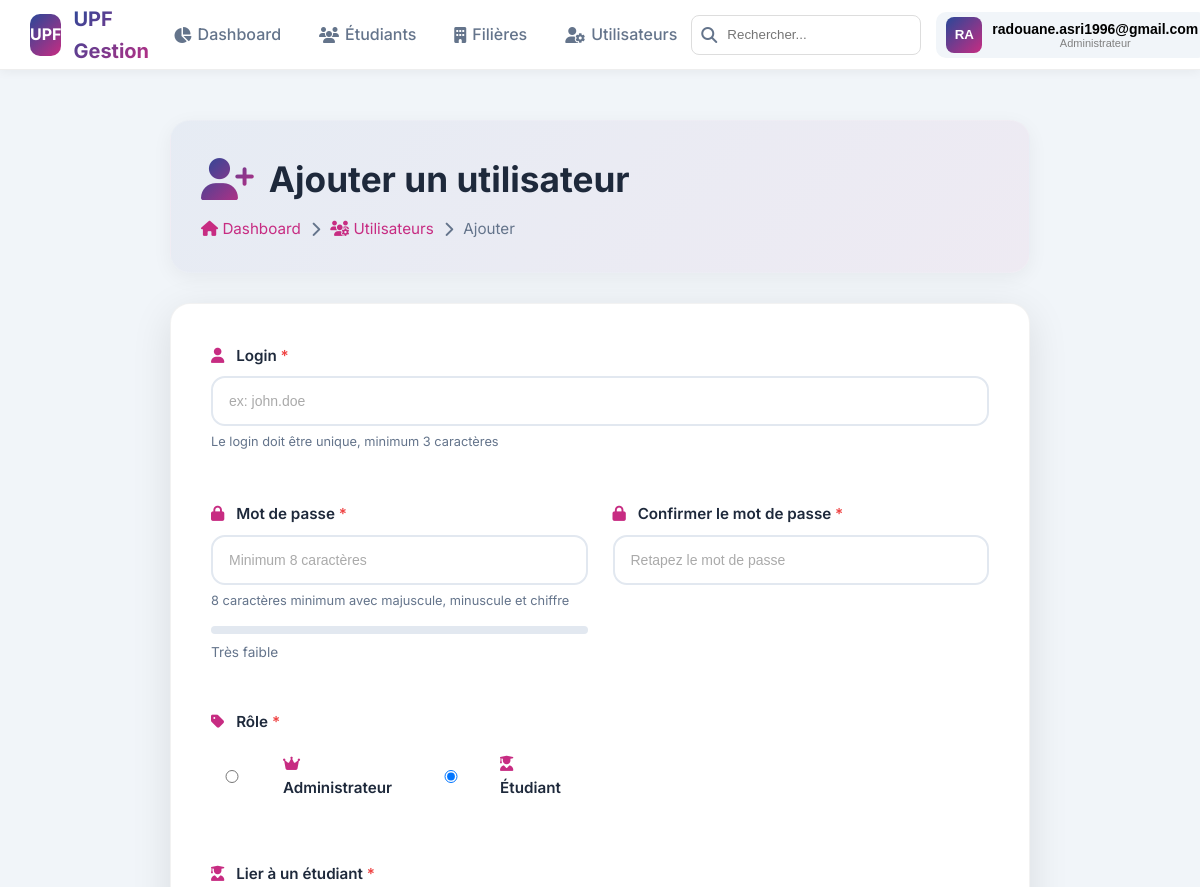
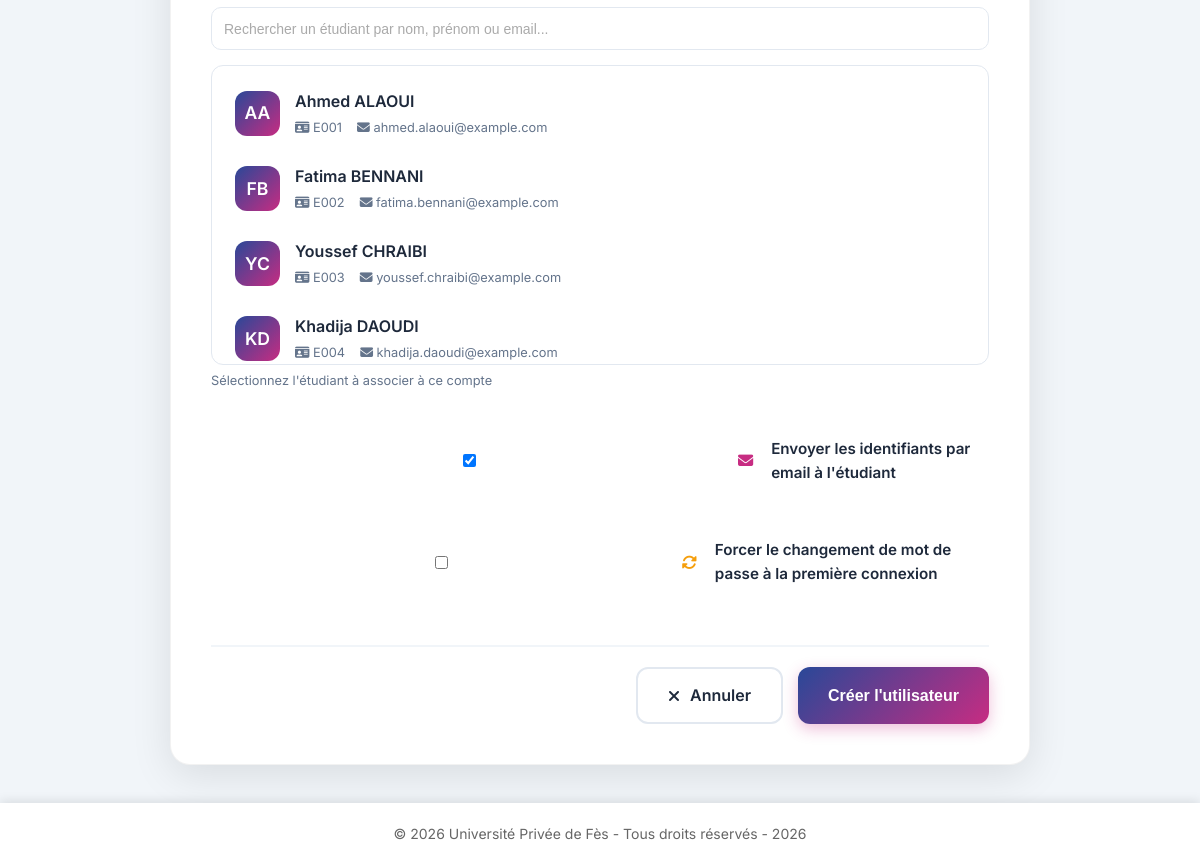
Page /admin/utilisateurs/ajouter.php (signed in) on the committed database (2 pictures, top to bottom).
### tables this page shows
CREATE TABLE `etudiants` (
  `Code` varchar(10) NOT NULL,
  `Nom` varchar(50) NOT NULL,
  `Prenom` varchar(50) NOT NULL,
  `Filiere` varchar(10) DEFAULT NULL,
  `FNote` decimal(4,2) DEFAULT NULL,
  `Photo` varchar(255) DEFAULT NULL,
  `date_naissance` date DEFAULT NULL,
  `email` varchar(100) DEFAULT NULL,
  `telephone` varchar(20) DEFAULT NULL,
  `created_at` datetime NOT NULL
);

### admin/utilisateurs/ajouter.php (the view, shortened to what this page needs)
<?php
require_once '../../includes/header.php';
$pdo = getConnexion();
$stmt = $pdo->query("SELECT Code, Nom, Prenom, email FROM etudiants ORDER BY Nom, Prenom");
$etudiants = $stmt->fetchAll();
?>
<div class="form-page">
    <div class="form-header">
        <h1>
            <i class="fas fa-user-plus"></i>
            Ajouter un utilisateur
        </h1>
        <div class="breadcrumb">
            <a href="../dashboard.php"><i class="fas fa-home"></i> Dashboard</a>
            <i class="fas fa-chevron-right"></i>
            <a href="liste.php"><i class="fas fa-users-cog"></i> Utilisateurs</a>
            <i class="fas fa-chevron-right"></i>
            <span>Ajouter</span>
        </div>
    </div>
    <form class="modern-form" id="userForm" action="ajouter_traitement.php" method="POST">
        <div class="form-grid">
            <div class="form-group full-width">
                <label>
                    <i class="fas fa-user"></i>
                    Login <span style="color: var(--danger);">*</span>
                </label>
                <input type="text"
                       name="login"
                       id="login"
                       required
                       placeholder="ex: john.doe"
                       autocomplete="off"
                       onkeyup="checkLoginAvailability(this.value)">
                <small>Le login doit être unique, minimum 3 caractères</small>
            </div>
            <div class="form-group">
                <label>
                    <i class="fas fa-lock"></i>
                    Mot de passe <span style="color: var(--danger);">*</span>
                </label>
                <input type="password"
                       name="password"
                       id="password"
                       required
                       placeholder="Minimum 8 caractères"
                       onkeyup="checkPasswordStrength(this.value)">
                <small>8 caractères minimum avec majuscule, minuscule et chiffre</small>
                <div class="password-strength">
                    <div class="strength-meter">
                    </div>
                    <span class="strength-text" id="strengthText">Très faible</span>
                </div>
            </div>
            <div class="form-group">
                <label>
                    <i class="fas fa-lock"></i>
                    Confirmer le mot de passe <span style="color: var(--danger);">*</span>
                </label>
                <input type="password"
                       name="confirm_password"
                       id="confirm_password"
                       required
                       placeholder="Retapez le mot de passe"
                       onkeyup="checkPasswordMatch()">
            </div>
            <div class="form-group full-width">
                <label>
                    <i class="fas fa-tag"></i>
                    Rôle <span style="color: var(--danger);">*</span>
                </label>
                <div style="display: flex; gap: 20px; margin-top: 10px;">
                    <label style="display: flex; align-items: center; gap: 10px; cursor: pointer;">
                        <input type="radio" name="role" value="admin" onchange="toggleStudentSelection()">
                        <span class="role-badge role-admin" style="padding: 8px 20px;">
                            <i class="fas fa-crown"></i>
                            Administrateur
                        </span>
                    </label>
                    <label style="display: flex; align-items: center; gap: 10px; cursor: pointer;">
                        <input type="radio" name="role" value="user" checked onchange="toggleStudentSelection()">
                        <span class="role-badge role-user" style="padding: 8px 20px;">
                            <i class="fas fa-user-graduate"></i>
                            Étudiant
                        </span>
                    </label>
                </div>
            </div>
            <div class="form-group full-width" id="studentSelection" style="display: block;">
                <label>
                    <i class="fas fa-user-graduate"></i>
                    Lier à un étudiant <span style="color: var(--danger);">*</span>
                </label>
                <div class="student-search">
                    <input type="text" id="studentSearch" placeholder="Rechercher un étudiant par nom, prénom ou email...">
                </div>
                <div class="student-list" id="studentList">
                    <?php foreach ($etudiants as $e): ?>
                    <div class="student-item" onclick="selectStudent('<?php echo $e['Code']; ?>', this)">
                        <div class="student-avatar">
                            <?php echo strtoupper(substr($e['Prenom'], 0, 1) . substr($e['Nom'], 0, 1)); ?>
                        </div>
                        <div class="student-info">
                            <div class="student-name"><?php echo htmlspecialchars($e['Prenom'] . ' ' . $e['Nom']); ?></div>
                            <div class="student-details">
                                <span><i class="fas fa-id-card"></i> <?php echo $e['Code']; ?></span>
                                <span><i class="fas fa-envelope"></i> <?php echo $e['email'] ?: 'Email non renseigné'; ?></span>
                            </div>
                        </div>
                    </div>
                    <?php endforeach; ?>
                </div>
                <small>Sélectionnez l'étudiant à associer à ce compte</small>
            </div>
            <div class="form-group full-width">
                <label style="display: flex; align-items: center; gap: 10px; cursor: pointer;">
                    <input type="checkbox" name="send_email" value="1" checked>
                    <i class="fas fa-envelope" style="color: var(--upf-pink);"></i>
                    Envoyer les identifiants par email à l'étudiant
                </label>
            </div>
            <div class="form-group full-width">
                <label style="display: flex; align-items: center; gap: 10px; cursor: pointer;">
                    <input type="checkbox" name="force_password_change" value="1">
                    <i class="fas fa-sync-alt" style="color: var(--warning);"></i>
                    Forcer le changement de mot de passe à la première connexion
                </label>
            </div>
        </div>
        <div class="form-actions">
            <a href="liste.php" class="btn btn-secondary">
                <i class="fas fa-times"></i>
                Annuler
            </a>
            <button type="submit" class="btn btn-primary" id="submitBtn">
                <span class="btn-text">Créer l'utilisateur</span>
            </button>
        </div>
    </form>
</div>
<?php require_once '../../includes/footer.php'; ?>

### assets/style.css (style rules this page uses)
:root { --upf-blue: #294898; --upf-pink: #C72C82; --upf-gray: #f5f5f5; --white: #ffffff; --dark: #333333; --success: #28a745; --danger: #dc3545; --warning: #ffc107; --info: #17a2b8; }
* { margin: 0; padding: 0; box-sizing: border-box; }
body { font-family: 'Segoe UI', Tahoma, Geneva, Verdana, sans-serif; background: linear-gradient(135deg, var(--upf-blue) 0%, var(--upf-pink) 100%); min-height: 100vh; line-height: 1.6; }
.form-group { margin-bottom: 20px; }
.form-group label { display: block; margin-bottom: 5px; color: var(--dark); font-weight: 600; font-size: 14px; }
.form-group input { width: 100%; padding: 12px 15px; border: 2px solid #e0e0e0; border-radius: 8px; font-size: 16px; transition: all 0.3s ease; }
.form-group input::placeholder { color: #aaa; font-size: 14px; }
.btn { display: inline-block; padding: 10px 20px; border: none; border-radius: 5px; font-size: 14px; cursor: pointer; text-decoration: none; transition: all 0.3s ease; }
.btn-primary { background: var(--upf-blue); color: white; }

### includes/header.php (style rules this page uses)
:root { --upf-blue:#294898; --upf-pink:#C72C82; --gradient:linear-gradient(135deg,var(--upf-blue),var(--upf-pink)); --dark:#1e293b; --gray:#64748b; --light:#f8fafc; --danger:#ef4444; --header-height:70px; }
* { margin:0; padding:0; box-sizing:border-box; }
body { font-family:'Inter',sans-serif; background:#f1f5f9; color:var(--dark); }

### rows in the picture
etudiants: Prenom+Nom "AA", Prenom+Nom "Ahmed ALAOUI", Code "E001", email "ahmed.alaoui@example.com"
etudiants: Prenom+Nom "FB", Prenom+Nom "Fatima BENNANI", Code "E002", email "fatima.bennani@example.com"
etudiants: Prenom+Nom "YC", Prenom+Nom "Youssef CHRAIBI", Code "E003", email "youssef.chraibi@example.com"
etudiants: Prenom+Nom "KD", Prenom+Nom "Khadija DAOUDI", Code "E004", email "khadija.daoudi@example.com"

### other values in the picture
$initiales "RA"
$user_login "radouane.asri1996@gmail.com"
